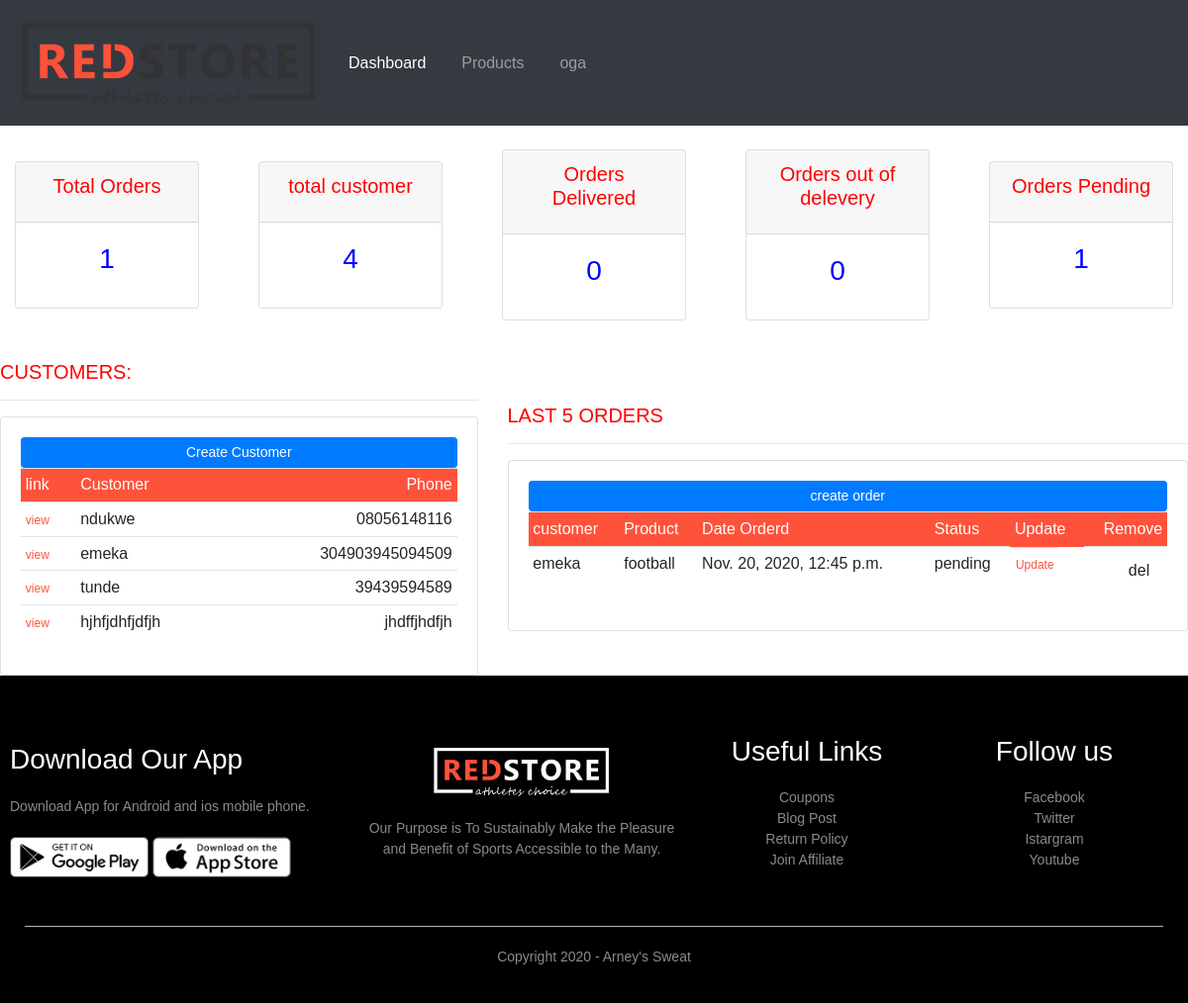
The page / on the database its author committed.
### home/models.py (models this page shows, shortened)
class Customer(models.Model):
    name = models.CharField(max_length=100, null=True)
    phone = models.CharField(max_length=100, null=True)
    email = models.CharField(max_length=100, null=True)
    date_created = models.DateTimeField(auto_now_add=True, null=True)
    def __str__(self):
        return self.name

class Order(models.Model):
    STATUS = (
                ('pending', 'pending'),
                ('out for delivery', 'out for delivery'),
                ('Delivered', 'Delivered')
              )
    pass
    customer = models.ForeignKey(Customer, null=True, on_delete=models.SET_NULL)
    product = models.ForeignKey(Product, null=True, on_delete=models.SET_NULL)
    date_created = models.DateTimeField(auto_now_add=True, null=True)
    status = models.CharField(max_length=200, null=True, choices=STATUS)
    note = models.CharField(max_length=200, null=True,)

class Product(models.Model):
    CATEGORY = (
                ('indoor', 'indoor'),
                ('out door ', 'out door'),
                ('both door', 'both door')
              )
    name= models.CharField(max_length=100, null=True)
    price = models.FloatField(null=True)
    category = models.CharField(max_length=100, null=True, choices=CATEGORY)
    description = models.TextField(blank=True)
    product_pic = models.ImageField(null=True, blank=True)
    tags = models.ManyToManyField(Tag)
    def __str__(self):
        return self.name

### home/views.py (the view)
# urls.py: 2. Add a URL to urlpatterns:  path('', views.home, name='home')
def home(request):
    orders = Order.objects.all()
    customers = Customer.objects.all()
    total_orders = orders.count()
    total_customers = customers.count()
    delivered = orders.filter(status='Delivered').count()
    out_of_delivered = orders.filter(status='out for delivery').count()
    pending = orders.filter(status='pending').count()
    context = {'total_customers':total_customers,
        'orders':orders,'total_orders':total_orders, 'customers':customers, 'pending':pending, 'delivered':delivered, 'out_of_delivered':out_of_delivered}
    return render(request, 'dashboard.html', context)

### templates/dashboard.html (shortened to what this page needs)
{%  extends "base.html"  %}
{% block content %}
{% load static %}
<html lang="en">
<head>
</head>
<body>
    <nav class="navbar navbar-expand-lg navbar-dark bg-dark">
        <img src="{% static 'images/logo.png' %}" alt="">
          <div class="collapse navbar-collapse ml-4" id="navbarNav">
            <ul class="navbar-nav">
              <li class="nav-item active">
                <a class="nav-link" href="{% url 'home' %}">Dashboard</a>
              </li>
              <li class="nav-item">
                <a class="nav-link" href="{% url 'product' %}">Products</a>
              </li>
              <li class="nav-item">
                <a class="nav-link" href="">oga</a>
              </li>
            </ul>
          </div>
        </nav>
    <br>
<div class="row">
	<div class="col">
		<div class="col-md">
			<div class="card text-center text-white  mb-3" id="total-orders">
			  	<div class="card-header">
			  		<h5 class="card-title">Total Orders</h5>
			  	</div>
			  	<div class="card-body">
			    	<h3 class="card-title">{{total_orders}}</h3>
			  	</div>
			</div>
		</div>
	</div>
    <div class="col">
		<div class="col-md">
			<div class="card text-center text-white  mb-3" id="orders-delivered">
			  	<div class="card-header">
			  		<h5 class="card-title">total customer</h5>
			  	</div>
			  	<div class="card-body">
			    	<h3 class="card-title">{{total_customers}}</h3>
			  	</div>
			</div>
		</div>
	</div>
	<div class="col">
		<div class="col-md">
			<div class="card text-center text-white  mb-3" id="orders-delivered">
			  	<div class="card-header">
			  		<h5 class="card-title">Orders Delivered</h5>
			  	</div>
			  	<div class="card-body">
			    	<h3 class="card-title">{{delivered}}</h3>
			  	</div>
			</div>
		</div>
    </div>
    <div class="col">
		<div class="col-md">
			<div class="card text-center text-white  mb-3" id="orders-delivered">
			  	<div class="card-header">
			  		<h5 class="card-title">Orders out of delevery</h5>
			  	</div>
			  	<div class="card-body">
			    	<h3 class="card-title">{{out_of_delivered}}</h3>
			  	</div>
			</div>
		</div>
	</div>
	<div class="col">
		<div class="col-md">
			<div class="card text-center text-white  mb-3" id="orders-pending">
			  	<div class="card-header">
			  		<h5 class="card-title">Orders Pending</h5>
			  	</div>
			  	<div class="card-body">
			    	<h3 class="card-title">{{pending}}</h3>
			  	</div>
			</div>
		</div>
	</div>
</div>
<br>
<div class="row">
	<div class="col-md-5">
		<h5>CUSTOMERS:</h5>
		<hr>
		<div class="card card-body">
			<a class="btn btn-primary  btn-sm btn-block" href="">Create Customer</a>
			<table class="table table-sm">
				<tr>
                    <th>link</th>
					<th>Customer</th>
					<th>Phone</th>
				</tr>
						{% for customer in customers	%}
							<tr>
                                <td><a href="{% url 'customer' customer.id	%}">view</a></td>
								<td>{{customer.name}}</td>
								<td>{{customer.phone}}</td>
							</tr>
						{% endfor	%}
			</table>
		</div>
	</div>
	<div class="col-md-7">
		<h5>LAST 5 ORDERS</h5>
		<hr>
		<div class="card card-body">
			<a class="btn btn-primary  btn-sm btn-block" href="{%url 'create_ord'%}"> create order</a>
		<table class="table table-sm">
				<tr>
                    <th>customer</th>
					<th>Product</th>
					<th>Date Orderd</th>
					<th>Status</th>
					<th>Update</th>
					<th>Remove</th>
				</tr>
						{% for order in orders	%}
                    <tr>
                        <td>{{order.customer}}</td>
                        <td>{{order.product}}</td>
						<td>{{order.date_created}}</td>
						<td>{{order.status}}</td>
						<td class="btn" ><a href="{% url 'update_ord' order.id%}">Update</a></td>
						<td><a class="btn" href="{% url 'delete_form' order.id %}">del</a></td>
					</tr>
						{% endfor %}
			</table>
		</div>
	</div>
</div>
{%  endblock %}

### templates/base.html (shortened to what this page needs)
{% load static %}
<!DOCTYPE html>
<html lang="en">
<head>
    <link rel="stylesheet" href="{% static 'css/bootstrap.css'%}">
    <link rel="stylesheet" href="{% static 'css/style.css' %}">
</head>
<body>
    {% block content %}
    {% endblock %}
    <div class="footer">
        <div class="container">
            <div class="row">
                <div class="footer-col-1">
                    <h3> Download Our App </h3>
                    <p>Download App for Android and ios mobile phone.</p>
                    <div class="app-logo">
                        <img src="{% static 'images/play-store.png' %}">
                        <img src="{% static 'images/app-store.png' %}">
                    </div>
                </div>
                <div class="footer-col-2">
                    <img src="{% static 'images/logo-white.png' %} ">
                    <p>Our Purpose is To Sustainably Make the Pleasure and
                        Benefit of Sports Accessible to the Many.</p>
                </div>
                <div class="footer-col-3">
                    <h3>Useful Links</h3>
                    <ul>
                        <li>Coupons</li>
                        <li>Blog Post</li>
                        <li>Return Policy</li>
                        <li>Join Affiliate</li>
                    </ul>
                </div>
                <div class="footer-col-3">
                    <h3>Follow us</h3>
                    <ul>
                        <li>Facebook</li>
                        <li>Twitter</li>
                        <li>Istargram</li>
                        <li>Youtube</li>
                    </ul>
                </div>
            </div>
            <hr>
            <p class="copyright">Copyright 2020 - Arney's Sweat </p>
        </div>
    </div>
</body>
</html>

### static/css/style.css (style rules this page uses)
* { margin: 0; padding: 0; box-sizing: border-box; }
body { font-family: 'Poppins', sans-serif; }
.navbar { display: flex; align-items: center; padding: 20px; }
nav { flex: 1; text-align: right; }
nav ul { display: inline-block; list-style-type: none; }
nav ul li { display: inline-block; margin-right: 20px; }
a { text-decoration: none; color: #555; }
p { color: #555; }
.container { max-width: 1300px; margin: auto; padding-left: 25px; padding-right: 25px; }
.row { display: flex; align-items: center; flex-wrap: wrap; justify-content: space-around; }
.footer { background: #000; color: #8a8a8a; font-size: 14px; padding: 60px 0 20px; }
.footer p { color: #8a8a8a; }
.footer h3 { color:#fff; margin-bottom: 20px; }
.footer-col-1, .footer-col-2, .footer-col-3, .footer-col-4 { min-width: 250px; margin-bottom: 20px; }
.footer-col-1 { flex-basis: 30%; }
.footer-col-2 { flex: 1; text-align: center; }
.footer-col-2 img { width: 180px; margin-bottom: 20px; }
.footer-col-3, .footer-col-4 { flex-basis: 12%; text-align: center; }
ul { list-style-type: none; }
.app-logo { margin-top: 20px; }
.app-logo img { width: 140px; }
.footer hr { border: none; background: #b5b5b5; height: 1px; margin: 20px 0; }
.copyright { text-align: center; }
table { width: 100%; border-collapse: collapse; }
th { text-align: left; padding: 5px; color: #fff; background: #ff523b; font-weight: normal; }
td { padding: 10px 5px; }
td a { color: #ff523b; font-size: 12px; }
td:last-child { text-align: right; }
th:last-child { text-align: right; }

### templates/dashboard.html (style rules this page uses)
h3 { color: blue; }
h5 { color: red; }

### rows shown on the page
Customer: name "ndukwe", phone "08056148116"
Customer: name "emeka", phone "304903945094509"
Customer: name "tunde", phone "39439594589"
Customer: name "hjhfjdhfjdfjh", phone "jhdffjhdfjh"
Order: customer "emeka", product "football", date_created "Nov. 20, 2020, 12:45 p.m.", status "pending"

### other values the page prints
{{ total_orders }} "1"
{{ total_customers }} "4"
{{ delivered }} "0"
{{ out_of_delivered }} "0"
{{ pending }} "1"
